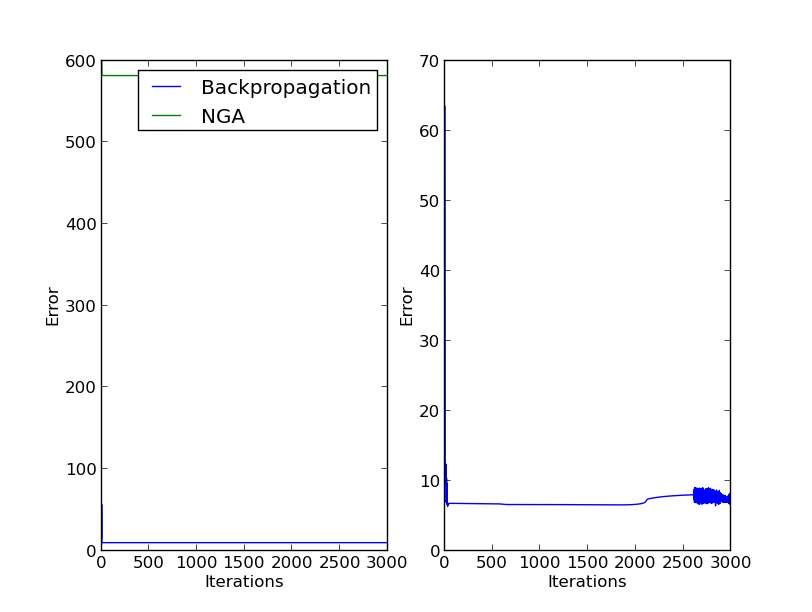

Write Python code to recreate this figure.
from matplotlib.pyplot import *
from math import *
import random
from random import random as r
from training_patterns import boolpat as pat
#pat = [
   #[[0,0], [0]],
   #[[0,1], [1]],
   #[[1,0], [1]],
   #[[1,1], [0]]
 #]

class NN:
  def __init__(self):
    # initialize node-activations
    self.ai = [1.0]*ni
    self.ah = [1.0]*nh
    self.ao = [1.0]*no
    self.Aah, self.Ach, self.Aao, self.Aco = [0]*nh, [0]*nh, [0]*no, [0]*no
    self.wi = [ [r() for j in range(nh)] for i in range(ni) ]
    self.wo = [ [r() for k in range(no)] for j in range(nh) ]
    self.ci = [[0.0]*nh]*ni
    self.co = [[0.0]*no]*nh
  
  def runNN (self, inputs):
    self.ai = inputs
    self.ah = [ sig(sum([ self.ai[i]*self.wi[i][j] for i in range(ni) ])) for j in range(nh)]
    self.ao = [ sig(sum([ self.ah[j]*self.wo[j][k] for j in range(nh) ])) for k in range(no)]
    return self.ao
      
  
  def backPropagate (self, targets, N, M):
    output_deltas = [0.0] * no
    for k in range(no):
      error = targets[k] - self.ao[k]
      output_deltas[k] =  error * dsig(self.ao[k]) 

    for j in range(nh):
      for k in range(no):
        change = output_deltas[k] * self.ah[j]
        self.wo[j][k] += N*change + M*self.co[j][k]
        self.co[j][k] = change

    # calc hidden deltas
    hidden_deltas = [0.0] * nh
    for j in range(nh):
      for k in range(no):
        error = output_deltas[k] * self.wo[j][k]
      hidden_deltas[j] = error * dsig(self.ah[j])
    
    #update input weights
    for i in range (ni):
      for j in range (nh):
        change = hidden_deltas[j] * self.ai[i]
        self.wi[i][j] += N*change + M*self.ci[i][j]
        self.ci[i][j] = change
        
    # calc combined error
    # 1/2 for differential convenience & **2 for modulus
    error = 0.0
    for k in range(len(targets)):
      error += 0.5 * (targets[k]-self.ao[k])**2
    # accuracy percentage
    iscorrect = 1
    for k in range(len(targets)):
      if targets[k]-round(self.ao[k]):
        iscorrect = 0
    return error, iscorrect

  def BP(self, patterns, N, M,i):
    cumerror, correct = 0.0, 0
    for p in patterns:
      inputs = p[0]
      targets = p[1]
      self.runNN(inputs)
      instance_error, instance_iscorrect = self.backPropagate(targets, N, M)
      cumerror+= instance_error
      correct += instance_iscorrect
    if i % 50 == 0:
      print str(i).zfill(len(str(max_iterations-1))),'Combined error', cumerror
      print '\t\t\t\t\t\t\t\t',len(patterns)-correct,'wrong\t',float(correct)/len(patterns)*100,'% correct'
    return cumerror, correct

  def NGA(self, pat,i ):
    error = 0.0
    for p in pat:
      inputs = p[0]
      targets = p[1]
      error += self.astrocyteactions(inputs, targets)
    return error

  def astrocyteactions (self, inputs, targets):
    for m in range(M_iters):
      self.ai = inputs
      for j in range(nh):
        self.ah[j] = sig(sum([ self.ai[i]*self.wi[i][j] for i in range(ni) ]))
        if self.ah[j] > 0: self.Aah[j] +=1
        else: self.Aah[j] -=1
        if self.Aah[j] == Athresh:
          self.Ach[j] = Adur
          self.Aah[j] = 0
        elif self.Aah[j] == -Athresh:
          self.Ach[j] = -Adur
          self.Aah[j] = 0
        if self.Ach[j] > 0:
          for i in range(ni):
            self.wi[i][j] += self.wi[i][j]*0.25
          self.Ach[j] -=1
        elif self.Ach[j] < 0:
          for i in range(ni):
            self.wi[i][j] += self.wi[i][j]*-0.5
          self.Ach[j] +=1
         
      for k in range(no):
        self.ao[k] = sig(sum([ self.ah[j]*self.wo[j][k] for j in range(nh) ]))
        if self.ao[k] > 0: self.Aao[k] +=1
        else: self.Aao[k] -=1
        if self.Aao[k] == Athresh:
          self.Aco[k] = Adur
          self.Aao[k] = 0
        elif self.Aao[k] == -Athresh:
          self.Aco[k] = -Adur
          self.Aao[k] = 0
        if self.Aco[k] > 0:
          for j in range(nh):
            self.wo[j][k] += self.wo[j][k]*0.25
          self.Aco[k] -=1
        elif self.Aco[k] < 0:
          for j in range(nh):
            self.wo[j][k] += self.wo[j][k]*-0.5
          self.Aco[k] +=1
      if m == M_iters-1:
        error = 0.0
        for k in range(len(targets)):
          error += 0.5 * (targets[k]-self.ao[k])**2
    return error
      
  def weights(self):
    print 'Input weights:'
    for i in range(ni):
      print map(lambda x: round(x,2),self.wi[i])
    print
    print 'Output weights:'
    for j in range(nh):
      print map(lambda x: round(x,2),self.wo[j])
    print ''
  
  def test(self, patterns):
    for p in patterns:
      inputs = p[0]
      print 'Inputs:', p[0], '-->', str(self.runNN(inputs)).rjust(60), '\tTarget', p[1]
  
  def train (self, patterns, trials):
    figure()
    for T in range(1,trials):
      errs, bperrs, ngaerrs, corrects = [],[],[],[]
      for i in range(max_iterations):
        bperr, correct = self.BP(patterns, N, M,i)
        bperrs += [bperr]
        corrects += [correct]
        if T % 2: ngaerrs += [self.NGA(patterns,i)]
      self.test(patterns)
      self.weights()
      g = subplot(int(sqrt(trials)),2,T)
      plot(bperrs, label='Backpropagation')
      plot(ngaerrs, label='NGA')
      if T%2: legend(loc='upper right')
      ylabel('Error')
      xlabel('Iterations')
      #g.set_ylim(0,1)
      self.__init__()
    show()

def sig (x):
  return tanh(x)

def dsig (y):
  return 1 - y**2

max_iterations = 3000
N=0.2
M=0.1
M_iters = 6
Athresh, Adur = 3, 3
ni, nh, no = len(pat[0][0]),len(pat[0][1])*2,len(pat[0][1])
trials = 2+1

def main ():
  myNN = NN()
  myNN.train(pat, trials)
  
  

if __name__ == "__main__":
    main()
